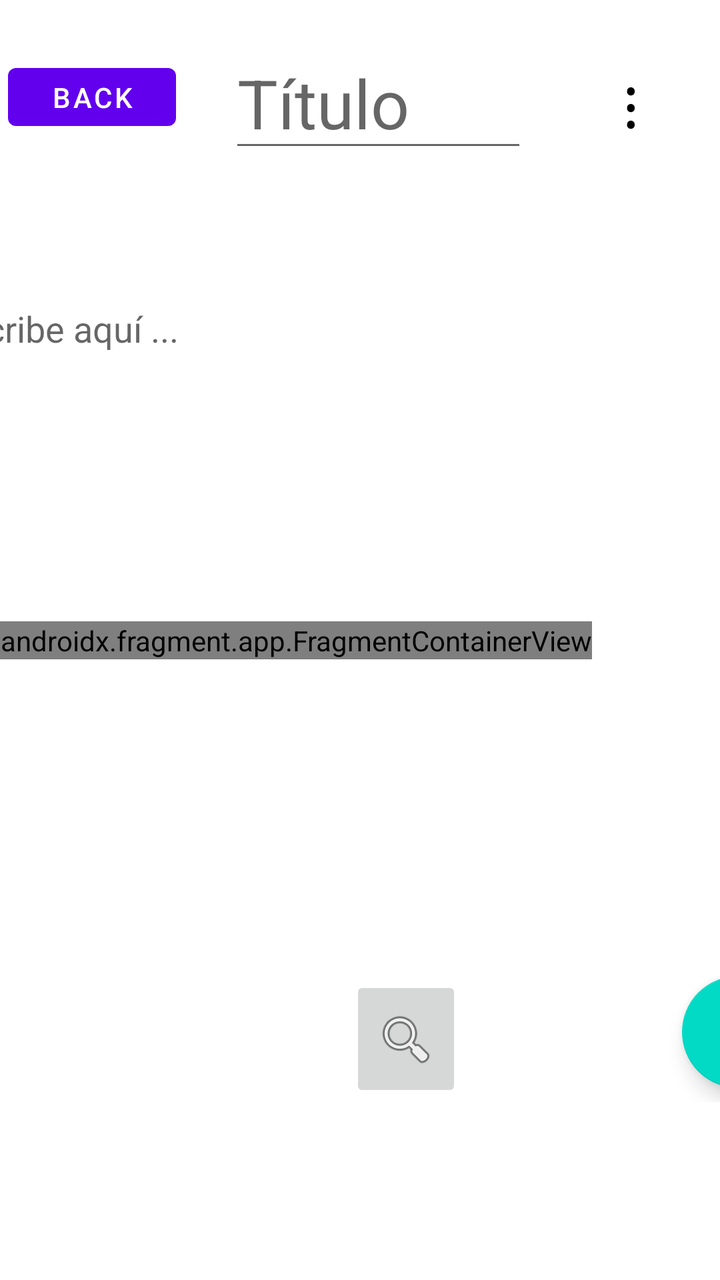
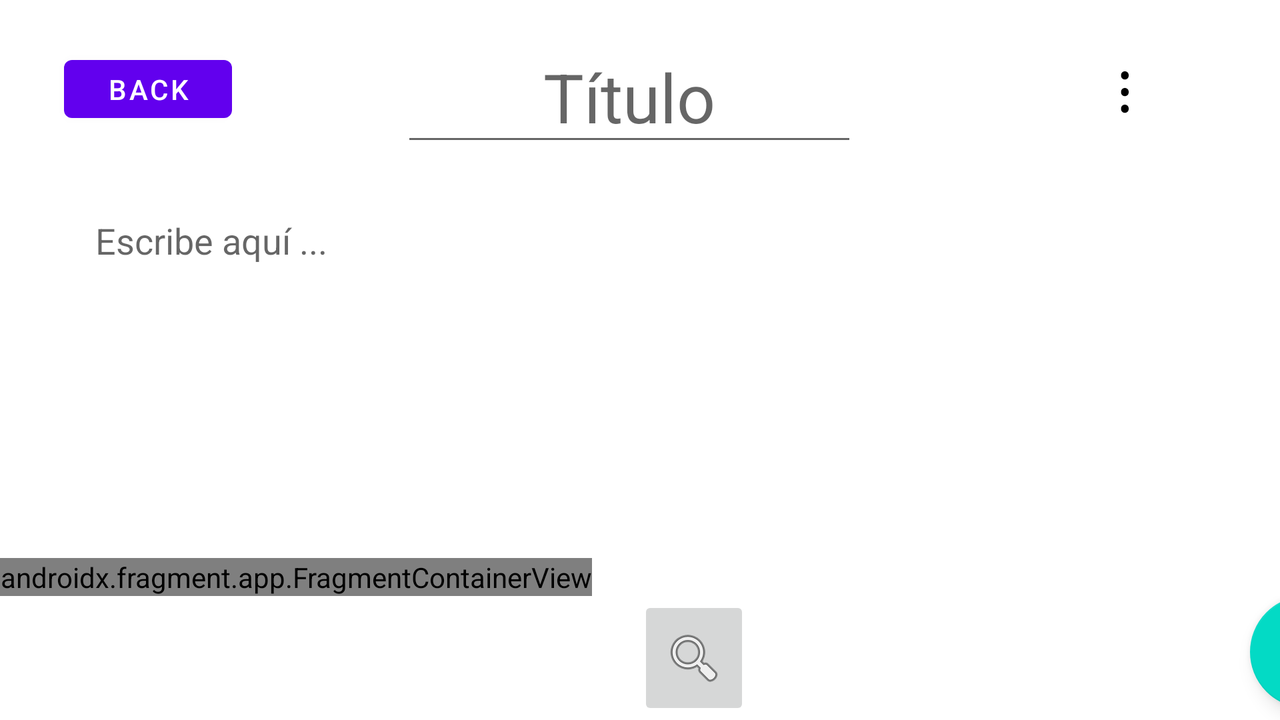

One screen, two layout resources from the same app: the default and the repository's alternative for another configuration. Each is rendered where Android would select it; the XML of both is given below.
<!-- AndroidManifest.xml: application theme Theme.TakeThatProduct -->
<!-- res/layout/note_total_view.xml -->
<?xml version="1.0" encoding="utf-8"?>
<androidx.constraintlayout.widget.ConstraintLayout xmlns:android="http://schemas.android.com/apk/res/android"
    xmlns:app="http://schemas.android.com/apk/res-auto"
    xmlns:tools="http://schemas.android.com/tools"
    android:layout_width="match_parent"
    android:layout_height="match_parent">

    <EditText
        android:id="@+id/noteTotalViewBody"
        android:layout_width="359dp"
        android:layout_height="423dp"
        android:layout_marginStart="23dp"
        android:layout_marginLeft="23dp"
        android:layout_marginTop="152dp"
        android:layout_marginEnd="28dp"
        android:layout_marginRight="28dp"
        android:background="@android:color/transparent"
        android:ems="10"
        android:gravity="start"
        android:hapticFeedbackEnabled="false"
        android:hint="Escribe aquí ..."
        android:inputType="textPersonName"
        app:layout_constraintEnd_toEndOf="parent"
        app:layout_constraintHorizontal_bias="1.0"
        app:layout_constraintStart_toStartOf="parent"
        app:layout_constraintTop_toTopOf="parent" />

    <LinearLayout
        android:id="@+id/noteTotalViewBarWithButtons"
        android:layout_width="381dp"
        android:layout_height="63dp"
        android:layout_marginStart="16dp"
        android:layout_marginLeft="16dp"
        android:layout_marginTop="488dp"
        android:layout_marginEnd="14dp"
        android:layout_marginRight="14dp"
        android:gravity="end"
        android:orientation="horizontal"
        app:layout_constraintEnd_toEndOf="parent"
        app:layout_constraintHorizontal_bias="0.0"
        app:layout_constraintStart_toStartOf="parent"
        app:layout_constraintTop_toTopOf="parent">

        <ImageButton
            android:id="@+id/noteTotalViewSearchAPIButton"
            android:layout_width="wrap_content"
            android:layout_height="match_parent"
            android:layout_marginEnd="110dp"
            android:layout_marginRight="110dp"
            app:srcCompat="@android:drawable/ic_menu_search" />

        <com.google.android.material.floatingactionbutton.FloatingActionButton
            android:id="@+id/noteTotalViewAddElementsButton"
            android:layout_width="wrap_content"
            android:layout_height="wrap_content"
            android:clickable="true"
            app:srcCompat="@android:drawable/ic_input_add" />
    </LinearLayout>

    <Button
        android:id="@+id/noteTotalViewMoreOptionsButton"
        style="@style/Widget.AppCompat.Button.Borderless"
        android:layout_width="63dp"
        android:layout_height="60dp"
        android:layout_marginTop="24dp"
        android:layout_marginEnd="3dp"
        android:layout_marginRight="3dp"
        android:rotation="90"
        android:text="..."
        android:textColor="#000000"
        android:textSize="30sp"
        app:backgroundTint="#FFFFFF"
        app:layout_constraintEnd_toEndOf="parent"
        app:layout_constraintTop_toTopOf="parent" />

    <Button
        android:id="@+id/noteTotalViewBack"
        android:layout_width="84dp"
        android:layout_height="41dp"
        android:layout_marginStart="4dp"
        android:layout_marginLeft="4dp"
        android:layout_marginTop="28dp"
        android:text="Back"
        app:layout_constraintStart_toStartOf="parent"
        app:layout_constraintTop_toTopOf="parent" />

    <EditText
        android:id="@+id/noteTotalViewTitle"
        android:layout_width="149dp"
        android:layout_height="57dp"
        android:layout_marginStart="52dp"
        android:layout_marginLeft="52dp"
        android:layout_marginTop="24dp"
        android:layout_marginEnd="56dp"
        android:layout_marginRight="56dp"
        android:ems="10"
        android:hint="Título"
        android:inputType="textPersonName"
        android:textSize="34sp"
        app:layout_constraintEnd_toStartOf="@+id/noteTotalViewMoreOptionsButton"
        app:layout_constraintStart_toEndOf="@+id/noteTotalViewBack"
        app:layout_constraintTop_toTopOf="parent" />

    <androidx.fragment.app.FragmentContainerView
        android:id="@+id/searchProductsFragmentContainer"
        android:name="es.ucm.fdi.takethatproduct.searchAmazonProductsFragment"
        android:layout_width="wrap_content"
        android:layout_height="wrap_content"
        app:layout_constraintBottom_toTopOf="@+id/noteTotalViewBarWithButtons"
        app:layout_constraintTop_toTopOf="@+id/noteTotalViewBody"
        tools:layout_editor_absoluteX="203dp"
        tools:ignore="MissingConstraints" />

</androidx.constraintlayout.widget.ConstraintLayout>
<!-- resources referenced by this layout -->
<resources>
  <style name="Theme.TakeThatProduct" parent="Theme.MaterialComponents.DayNight.DarkActionBar">
          
          <item name="colorPrimary">@color/purple_500</item>
          <item name="colorPrimaryVariant">@color/purple_700</item>
          <item name="colorOnPrimary">@color/white</item>
          
          <item name="colorSecondary">@color/teal_200</item>
          <item name="colorSecondaryVariant">@color/teal_700</item>
          <item name="colorOnSecondary">@color/black</item>
          
          <item name="android:statusBarColor" tools:targetApi="l">?attr/colorPrimaryVariant</item>
          
      </style>
</resources>
<!-- res/layout-land/note_total_view.xml (the repository's variant of the layout above) -->
<!-- drawn on the phone turned sideways -->
<?xml version="1.0" encoding="utf-8"?>
<androidx.constraintlayout.widget.ConstraintLayout xmlns:android="http://schemas.android.com/apk/res/android"
    xmlns:app="http://schemas.android.com/apk/res-auto"
    xmlns:tools="http://schemas.android.com/tools"
    android:layout_width="match_parent"
    android:layout_height="match_parent">

    <EditText
        android:id="@+id/noteTotalViewBody"
        android:layout_width="524dp"
        android:layout_height="177dp"
        android:layout_marginStart="23dp"
        android:layout_marginLeft="23dp"
        android:layout_marginTop="30dp"
        android:layout_marginEnd="28dp"
        android:layout_marginRight="28dp"
        android:background="@android:color/transparent"
        android:ems="10"
        android:gravity="start"
        android:hapticFeedbackEnabled="false"
        android:hint="Escribe aquí ..."
        android:inputType="textMultiLine"
        app:layout_constraintEnd_toEndOf="parent"
        app:layout_constraintHorizontal_bias="0.381"
        app:layout_constraintStart_toStartOf="parent"
        app:layout_constraintTop_toBottomOf="@+id/noteTotalViewTitle" />

    <LinearLayout
        android:id="@+id/noteTotalViewBarWithButtons"
        android:layout_width="681dp"
        android:layout_height="62dp"
        android:background="#FFFFFF"
        android:gravity="end"
        android:orientation="horizontal"
        app:layout_constraintBottom_toBottomOf="parent"
        tools:layout_editor_absoluteX="25dp">

        <ImageButton
            android:id="@+id/noteTotalViewSearchAPIButton"
            android:layout_width="wrap_content"
            android:layout_height="match_parent"
            android:layout_marginRight="250dp"
            app:srcCompat="@android:drawable/ic_menu_search" />

        <com.google.android.material.floatingactionbutton.FloatingActionButton
            android:id="@+id/noteTotalViewAddElementsButton"
            android:layout_width="wrap_content"
            android:layout_height="wrap_content"
            android:clickable="true"
            app:srcCompat="@android:drawable/ic_menu_gallery" />

    </LinearLayout>

    <Button
        android:id="@+id/noteTotalViewMoreOptionsButton"
        style="@style/Widget.AppCompat.Button.Borderless"
        android:layout_width="63dp"
        android:layout_height="60dp"
        android:layout_marginTop="16dp"
        android:layout_marginEnd="36dp"
        android:layout_marginRight="36dp"
        android:rotation="90"
        android:text="..."
        android:textColor="#000000"
        android:textSize="30sp"
        app:backgroundTint="#FFFFFF"
        app:layout_constraintEnd_toEndOf="parent"
        app:layout_constraintTop_toTopOf="parent" />

    <Button
        android:id="@+id/noteTotalViewBack"
        android:layout_width="84dp"
        android:layout_height="41dp"
        android:layout_marginStart="32dp"
        android:layout_marginLeft="32dp"
        android:layout_marginTop="24dp"
        android:text="Back"
        app:layout_constraintStart_toStartOf="parent"
        app:layout_constraintTop_toTopOf="parent" />

    <EditText
        android:id="@+id/noteTotalViewTitle"
        android:layout_width="228dp"
        android:layout_height="54dp"
        android:layout_marginStart="52dp"
        android:layout_marginLeft="52dp"
        android:layout_marginTop="24dp"
        android:layout_marginEnd="56dp"
        android:layout_marginRight="56dp"
        android:ems="10"
        android:gravity="center"
        android:hint="Título"
        android:inputType="textPersonName"
        android:textSize="34sp"
        app:layout_constraintEnd_toStartOf="@+id/noteTotalViewMoreOptionsButton"
        app:layout_constraintHorizontal_bias="0.368"
        app:layout_constraintStart_toEndOf="@+id/noteTotalViewBack"
        app:layout_constraintTop_toTopOf="parent" />

    <androidx.fragment.app.FragmentContainerView
        android:id="@+id/searchProductsFragmentContainer"
        android:name="es.ucm.fdi.takethatproduct.searchAmazonProductsFragment"
        android:layout_width="wrap_content"
        android:layout_height="wrap_content"
        android:foregroundGravity="center_vertical"
        app:layout_constraintBottom_toTopOf="@+id/noteTotalViewBarWithButtons"
        tools:ignore="MissingConstraints"
        tools:layout_editor_absoluteX="370dp" />

</androidx.constraintlayout.widget.ConstraintLayout>
